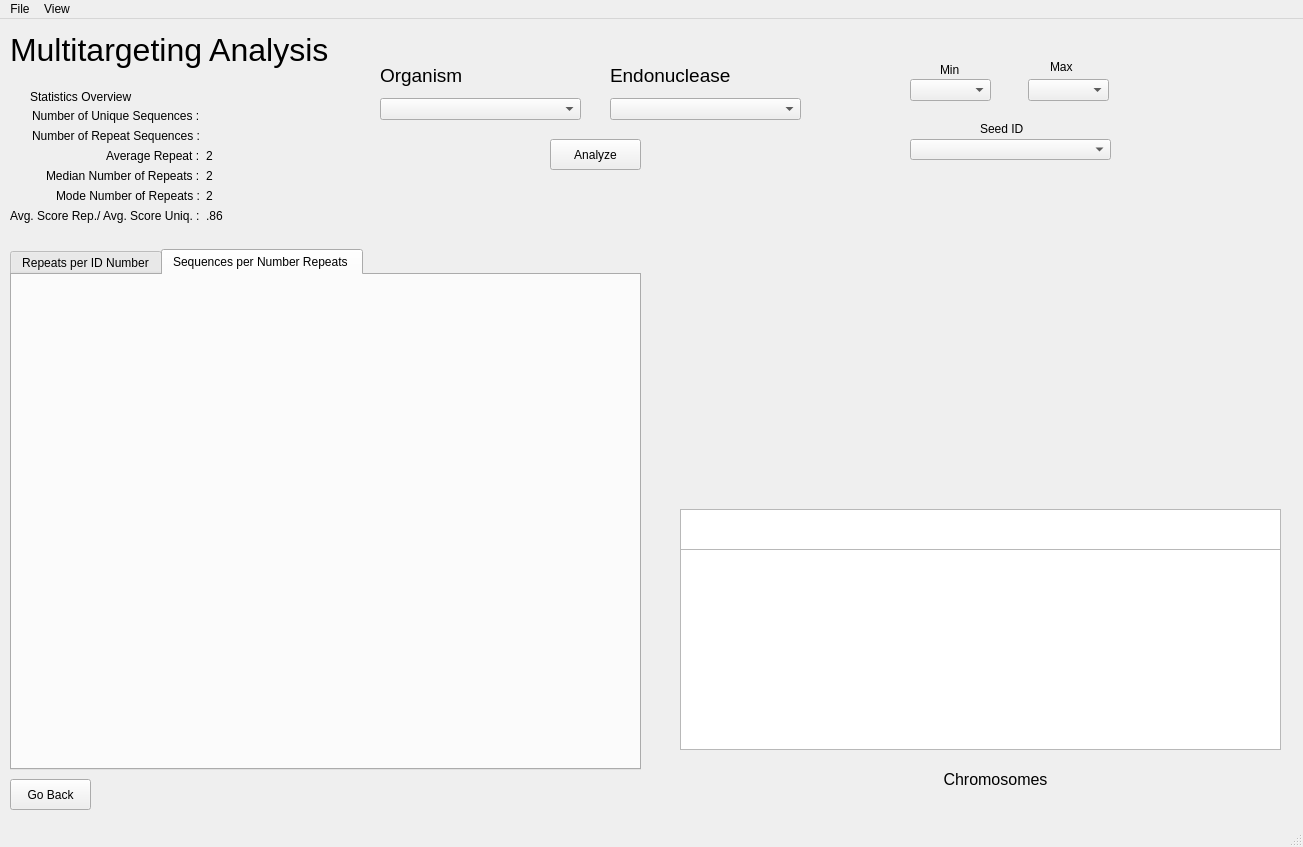
<?xml version="1.0" encoding="UTF-8"?>
<ui version="4.0">
 <class>seed_dropdown</class>
 <widget class="QMainWindow" name="seed_dropdown">
  <property name="geometry">
   <rect>
    <x>0</x>
    <y>0</y>
    <width>1303</width>
    <height>847</height>
   </rect>
  </property>
  <property name="windowTitle">
   <string>MainWindow</string>
  </property>
  <widget class="QWidget" name="centralwidget">
   <widget class="QLabel" name="label">
    <property name="geometry">
     <rect>
      <x>10</x>
      <y>10</y>
      <width>341</width>
      <height>41</height>
     </rect>
    </property>
    <property name="font">
     <font>
      <pointsize>24</pointsize>
     </font>
    </property>
    <property name="text">
     <string>Multitargeting Analysis</string>
    </property>
   </widget>
   <widget class="QWidget" name="verticalLayoutWidget">
    <property name="geometry">
     <rect>
      <x>610</x>
      <y>40</y>
      <width>191</width>
      <height>61</height>
     </rect>
    </property>
    <layout class="QVBoxLayout" name="verticalLayout">
     <item>
      <widget class="QLabel" name="label_2">
       <property name="font">
        <font>
         <pointsize>14</pointsize>
        </font>
       </property>
       <property name="text">
        <string>Endonuclease</string>
       </property>
      </widget>
     </item>
     <item>
      <widget class="QComboBox" name="endo_drop"/>
     </item>
    </layout>
   </widget>
   <widget class="QWidget" name="formLayoutWidget">
    <property name="geometry">
     <rect>
      <x>10</x>
      <y>90</y>
      <width>351</width>
      <height>138</height>
     </rect>
    </property>
    <layout class="QFormLayout" name="formLayout">
     <property name="labelAlignment">
      <set>Qt::AlignRight|Qt::AlignTrailing|Qt::AlignVCenter</set>
     </property>
     <property name="formAlignment">
      <set>Qt::AlignLeading|Qt::AlignLeft|Qt::AlignTop</set>
     </property>
     <item row="0" column="0">
      <widget class="QLabel" name="label_8">
       <property name="text">
        <string>Number of Unique Sequences :</string>
       </property>
      </widget>
     </item>
     <item row="0" column="1">
      <widget class="QLabel" name="nbr_unq">
       <property name="text">
        <string/>
       </property>
      </widget>
     </item>
     <item row="1" column="0">
      <widget class="QLabel" name="label_4">
       <property name="text">
        <string>Number of Repeat Sequences :</string>
       </property>
      </widget>
     </item>
     <item row="2" column="0">
      <widget class="QLabel" name="label_6">
       <property name="text">
        <string>Average Repeat :</string>
       </property>
      </widget>
     </item>
     <item row="2" column="1">
      <widget class="QLabel" name="avg_rep">
       <property name="text">
        <string>2</string>
       </property>
      </widget>
     </item>
     <item row="3" column="0">
      <widget class="QLabel" name="label_22">
       <property name="text">
        <string>Median Number of Repeats :</string>
       </property>
      </widget>
     </item>
     <item row="3" column="1">
      <widget class="QLabel" name="med_rep">
       <property name="text">
        <string>2</string>
       </property>
      </widget>
     </item>
     <item row="4" column="0">
      <widget class="QLabel" name="label_24">
       <property name="text">
        <string>Mode Number of Repeats :</string>
       </property>
      </widget>
     </item>
     <item row="5" column="0">
      <widget class="QLabel" name="label_25">
       <property name="text">
        <string>Avg. Score Rep./ Avg. Score Uniq. :</string>
       </property>
      </widget>
     </item>
     <item row="4" column="1">
      <widget class="QLabel" name="mode_rep">
       <property name="text">
        <string>2</string>
       </property>
      </widget>
     </item>
     <item row="1" column="1">
      <widget class="QLabel" name="nbr_seq">
       <property name="text">
        <string/>
       </property>
      </widget>
     </item>
     <item row="5" column="1">
      <widget class="QLabel" name="scr_lbl">
       <property name="text">
        <string>.86</string>
       </property>
      </widget>
     </item>
    </layout>
   </widget>
   <widget class="QLabel" name="label_10">
    <property name="geometry">
     <rect>
      <x>30</x>
      <y>70</y>
      <width>131</width>
      <height>16</height>
     </rect>
    </property>
    <property name="text">
     <string>Statistics Overview</string>
    </property>
   </widget>
   <widget class="QComboBox" name="chromo_seed">
    <property name="geometry">
     <rect>
      <x>910</x>
      <y>120</y>
      <width>201</width>
      <height>21</height>
     </rect>
    </property>
   </widget>
   <widget class="QTabWidget" name="tabWidget">
    <property name="geometry">
     <rect>
      <x>10</x>
      <y>230</y>
      <width>631</width>
      <height>521</height>
     </rect>
    </property>
    <property name="currentIndex">
     <number>1</number>
    </property>
    <widget class="QWidget" name="tab">
     <attribute name="title">
      <string>Repeats per ID Number</string>
     </attribute>
     <widget class="repeats_vs_seeds_line" name="repeats_vs_seeds_line" native="true">
      <property name="geometry">
       <rect>
        <x>0</x>
        <y>0</y>
        <width>631</width>
        <height>501</height>
       </rect>
      </property>
     </widget>
    </widget>
    <widget class="QWidget" name="tab_2">
     <attribute name="title">
      <string>Sequences per Number Repeats </string>
     </attribute>
     <widget class="seeds_vs_repeats_bar" name="seeds_vs_repeats_bar" native="true">
      <property name="geometry">
       <rect>
        <x>-1</x>
        <y>-31</y>
        <width>631</width>
        <height>521</height>
       </rect>
      </property>
     </widget>
    </widget>
   </widget>
   <widget class="QLabel" name="label_17">
    <property name="geometry">
     <rect>
      <x>940</x>
      <y>40</y>
      <width>31</width>
      <height>21</height>
     </rect>
    </property>
    <property name="text">
     <string>Min</string>
    </property>
   </widget>
   <widget class="QLabel" name="label_18">
    <property name="geometry">
     <rect>
      <x>1050</x>
      <y>40</y>
      <width>31</width>
      <height>16</height>
     </rect>
    </property>
    <property name="text">
     <string>Max</string>
    </property>
   </widget>
   <widget class="QComboBox" name="min_chromo">
    <property name="geometry">
     <rect>
      <x>910</x>
      <y>60</y>
      <width>81</width>
      <height>22</height>
     </rect>
    </property>
   </widget>
   <widget class="QComboBox" name="max_chromo">
    <property name="geometry">
     <rect>
      <x>1028</x>
      <y>60</y>
      <width>81</width>
      <height>22</height>
     </rect>
    </property>
   </widget>
   <widget class="QLabel" name="label_19">
    <property name="geometry">
     <rect>
      <x>980</x>
      <y>100</y>
      <width>51</width>
      <height>20</height>
     </rect>
    </property>
    <property name="text">
     <string>Seed ID</string>
    </property>
   </widget>
   <widget class="QWidget" name="verticalLayoutWidget_2">
    <property name="geometry">
     <rect>
      <x>380</x>
      <y>40</y>
      <width>201</width>
      <height>61</height>
     </rect>
    </property>
    <layout class="QVBoxLayout" name="verticalLayout_2">
     <item>
      <widget class="QLabel" name="label_3">
       <property name="font">
        <font>
         <pointsize>14</pointsize>
        </font>
       </property>
       <property name="text">
        <string>Organism</string>
       </property>
      </widget>
     </item>
     <item>
      <widget class="QComboBox" name="organism_drop"/>
     </item>
    </layout>
   </widget>
   <widget class="QPushButton" name="Analyze_Button">
    <property name="geometry">
     <rect>
      <x>550</x>
      <y>120</y>
      <width>91</width>
      <height>31</height>
     </rect>
    </property>
    <property name="text">
     <string>Analyze</string>
    </property>
   </widget>
   <widget class="QLabel" name="label_5">
    <property name="geometry">
     <rect>
      <x>710</x>
      <y>740</y>
      <width>571</width>
      <height>41</height>
     </rect>
    </property>
    <property name="text">
     <string>&lt;html&gt;&lt;head/&gt;&lt;body&gt;&lt;p align=&quot;center&quot;&gt;&lt;span style=&quot; font-size:12pt;&quot;&gt;Chromosomes&lt;/span&gt;&lt;/p&gt;&lt;/body&gt;&lt;/html&gt;</string>
    </property>
   </widget>
   <widget class="QPushButton" name="back_button">
    <property name="geometry">
     <rect>
      <x>10</x>
      <y>760</y>
      <width>81</width>
      <height>31</height>
     </rect>
    </property>
    <property name="text">
     <string>Go Back</string>
    </property>
   </widget>
   <widget class="repeats_vs_chromo" name="repeats_vs_chromo" native="true">
    <property name="geometry">
     <rect>
      <x>679</x>
      <y>150</y>
      <width>601</width>
      <height>331</height>
     </rect>
    </property>
   </widget>
   <widget class="QGraphicsView" name="graphicsView">
    <property name="geometry">
     <rect>
      <x>680</x>
      <y>530</y>
      <width>601</width>
      <height>201</height>
     </rect>
    </property>
   </widget>
   <widget class="QGraphicsView" name="graphicsView_2">
    <property name="geometry">
     <rect>
      <x>680</x>
      <y>490</y>
      <width>601</width>
      <height>41</height>
     </rect>
    </property>
   </widget>
  </widget>
  <widget class="QMenuBar" name="menubar">
   <property name="geometry">
    <rect>
     <x>0</x>
     <y>0</y>
     <width>1303</width>
     <height>22</height>
    </rect>
   </property>
   <widget class="QMenu" name="menuFile">
    <property name="title">
     <string>File</string>
    </property>
   </widget>
   <widget class="QMenu" name="menuView">
    <property name="title">
     <string>View</string>
    </property>
    <addaction name="actionCASPER"/>
   </widget>
   <addaction name="menuFile"/>
   <addaction name="menuView"/>
  </widget>
  <widget class="QStatusBar" name="statusbar"/>
  <action name="actionUpload_Organism">
   <property name="text">
    <string>Upload Organism</string>
   </property>
  </action>
  <action name="actionGenome_Viewer">
   <property name="text">
    <string>Genome Viewer</string>
   </property>
  </action>
  <action name="actionLocation_List">
   <property name="text">
    <string>Location List</string>
   </property>
  </action>
  <action name="actionMain">
   <property name="text">
    <string>Main</string>
   </property>
  </action>
  <action name="actionCASPER">
   <property name="text">
    <string>CASPER</string>
   </property>
  </action>
 </widget>
 <customwidgets>
  <customwidget>
   <class>repeats_vs_chromo</class>
   <extends>QWidget</extends>
   <header>repeats_vs_chromo.h</header>
   <container>1</container>
  </customwidget>
  <customwidget>
   <class>seeds_vs_repeats_bar</class>
   <extends>QWidget</extends>
   <header>seeds_vs_repeats_bar.h</header>
   <container>1</container>
  </customwidget>
  <customwidget>
   <class>repeats_vs_seeds_line</class>
   <extends>QWidget</extends>
   <header>repeats_vs_seeds_line.h</header>
   <container>1</container>
  </customwidget>
 </customwidgets>
 <resources/>
 <connections/>
</ui>
